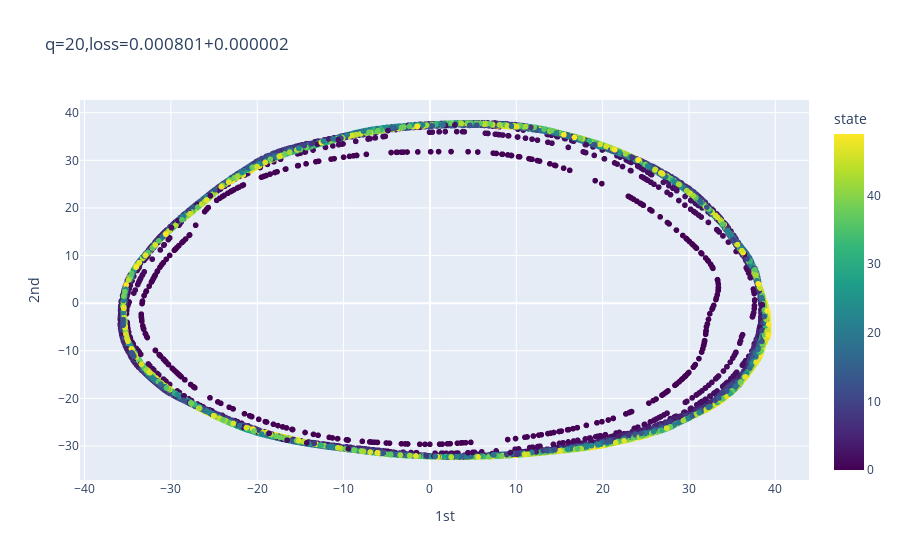

Here is the notebook cell this chart was saved with:
### Code cell
for epoch in range(1000000):
    loss1,loss2 = train_step(model, X_tf)
    print("For epoch {:d}, loss is {:f}.".format(epoch, loss1+loss2))
    if epoch % 50 == 0:
        clear_output(wait = True)
        _, Ns = latent(model,MRA_pca)
        N_reshaped = Ns.reshape(-1,q)
        pca_N = pca_cb.fit_transform(N_reshaped)
        df = pd.DataFrame(pca_N, columns = ['1st','2nd'])
        df = pd.concat([df,df_states,df_shifts],axis=1)
        fig = px.scatter(df, x='1st', y='2nd', color='state', 
                         text='shift', title='q=%d,loss=%f+%f'%(q,loss1,loss2), 
                         color_continuous_scale=px.colors.sequential.Viridis)
        fig.update_layout(height=500)
        fig.show()

### Figure 1 — Plotly figure (JSON) as saved in the notebook; plotly's stock layout.template omitted (floating-point values rounded to 4 significant figures; data arrays with more than 128 entries replaced by an {"elided": "..."} marker saying what was removed)
{"data": [{"hovertemplate": "1st=%{x}<br>2nd=%{y}<br>shift=%{text}<br>state=%{marker.color}<extra></extra>", "legendgroup": "", "marker": {"color": {"elided": "20000 int values"}, "coloraxis": "coloraxis", "symbol": "circle"}, "mode": "markers+text", "name": "", "showlegend": false, "text": {"elided": "20000 float values"}, "type": "scattergl", "x": {"elided": "20000 float values"}, "xaxis": "x", "y": {"elided": "20000 float values"}, "yaxis": "y"}], "layout": {"autosize": true, "coloraxis": {"colorbar": {"title": {"text": "state"}}, "colorscale": [[0, "#440154"], [0.1111, "#482878"], [0.2222, "#3e4989"], [0.3333, "#31688e"], [0.4444, "#26828e"], [0.5556, "#1f9e89"], [0.6667, "#35b779"], [0.7778, "#6ece58"], [0.8889, "#b5de2b"], [1, "#fde725"]]}, "legend": {"tracegroupgap": 0}, "title": {"text": "q=20,loss=0.000801+0.000002"}, "xaxis": {"anchor": "y", "autorange": true, "domain": [0, 1], "range": [-40.66, 44.03], "title": {"text": "1st"}, "type": "linear"}, "yaxis": {"anchor": "x", "autorange": true, "domain": [0, 1], "range": [-37.29, 42.83], "title": {"text": "2nd"}, "type": "linear"}}}
